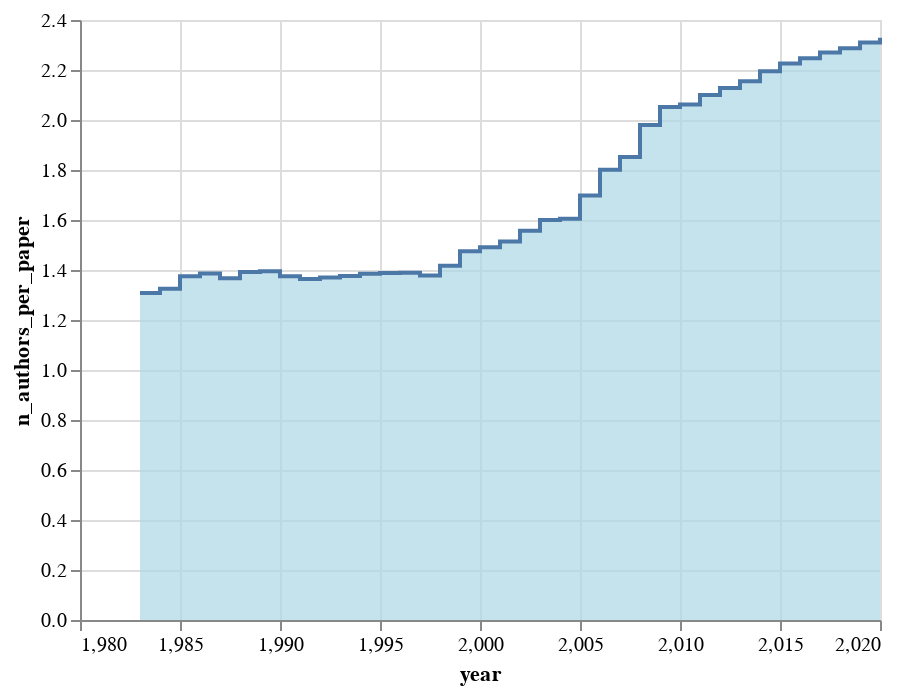

Notebook code for this chart:
### Code cell
alt.Chart(df_summary).mark_area(
    color="lightblue", interpolate="step-after", line=True
).encode(x="year", y="n_authors_per_paper")

### Figure 1 — Vega-Lite specification as saved in the notebook (floating-point values rounded to 4 significant figures)
{"config": {"view": {"continuousWidth": 400, "continuousHeight": 300}}, "data": {"name": "data-56730caf9ccd74c5a1f2789da9445111"}, "mark": {"type": "area", "color": "lightblue", "interpolate": "step-after", "line": true}, "encoding": {"x": {"type": "quantitative", "field": "year"}, "y": {"type": "quantitative", "field": "n_authors_per_paper"}}, "$schema": "https://vega.github.io/schema/vega-lite/v4.8.1.json", "datasets": {"data-56730caf9ccd74c5a1f2789da9445111": [{"year": 1983, "n_authors": 17, "n_papers": 13, "n_authors_per_paper": 1.308, "n_papers_per_author": 1.0, "n_collabs": 4, "n_isolates": 9, "mean_collabs": 0.4706, "largest_component": 0.1176, "deg_assort": null, "avg_clustering": 0.0, "transitivity": 0.0}, {"year": 1984, "n_authors": 52, "n_papers": 40, "n_authors_per_paper": 1.325, "n_papers_per_author": 1.019, "n_collabs": 13, "n_isolates": 26, "mean_collabs": 0.5, "largest_component": 0.03846, "deg_assort": null, "avg_clustering": 0.0, "transitivity": 0.0}, {"year": 1985, "n_authors": 84, "n_papers": 64, "n_authors_per_paper": 1.375, "n_papers_per_author": 1.048, "n_collabs": 24, "n_isolates": 36, "mean_collabs": 0.5714, "largest_component": 0.02381, "deg_assort": null, "avg_clustering": 0.0, "transitivity": 0.0}, {"year": 1986, "n_authors": 117, "n_papers": 88, "n_authors_per_paper": 1.386, "n_papers_per_author": 1.043, "n_collabs": 34, "n_isolates": 49, "mean_collabs": 0.5812, "largest_component": 0.01709, "deg_assort": null, "avg_clustering": 0.0, "transitivity": 0.0}, {"year": 1987, "n_authors": 158, "n_papers": 120, "n_authors_per_paper": 1.367, "n_papers_per_author": 1.038, "n_collabs": 44, "n_isolates": 70, "mean_collabs": 0.557, "largest_component": 0.01266, "deg_assort": null, "avg_clustering": 0.0, "transitivity": 0.0}, {"year": 1988, "n_authors": 199, "n_papers": 153, "n_authors_per_paper": 1.392, "n_papers_per_author": 1.07, "n_collabs": 59, "n_isolates": 83, "mean_collabs": 0.593, "largest_component": 0.01508, "deg_assort": -0.03509, "avg_clustering": 0.0, "transitivity": 0.0}, {"year": 1989, "n_authors": 232, "n_papers": 177, "n_authors_per_paper": 1.395, "n_papers_per_author": 1.065, "n_collabs": 69, "n_isolates": 96, "mean_collabs": 0.5948, "largest_component": 0.01293, "deg_assort": -0.02985, "avg_clustering": 0.0, "transitivity": 0.0}, {"year": 1990, "n_authors": 257, "n_papers": 200, "n_authors_per_paper": 1.375, "n_papers_per_author": 1.07, "n_collabs": 73, "n_isolates": 113, "mean_collabs": 0.5681, "largest_component": 0.01167, "deg_assort": -0.02817, "avg_clustering": 0.0, "transitivity": 0.0}, {"year": 1991, "n_authors": 285, "n_papers": 225, "n_authors_per_paper": 1.364, "n_papers_per_author": 1.077, "n_collabs": 78, "n_isolates": 131, "mean_collabs": 0.5474, "largest_component": 0.01053, "deg_assort": -0.02632, "avg_clustering": 0.0, "transitivity": 0.0}, {"year": 1992, "n_authors": 321, "n_papers": 254, "n_authors_per_paper": 1.37, "n_papers_per_author": 1.084, "n_collabs": 88, "n_isolates": 147, "mean_collabs": 0.5483, "largest_component": 0.009346, "deg_assort": -0.02326, "avg_clustering": 0.0, "transitivity": 0.0}, {"year": 1993, "n_authors": 348, "n_papers": 274, "n_authors_per_paper": 1.376, "n_papers_per_author": 1.083, "n_collabs": 97, "n_isolates": 156, "mean_collabs": 0.5575, "largest_component": 0.008621, "deg_assort": -0.02105, "avg_clustering": 0.0, "transitivity": 0.0}, {"year": 1994, "n_authors": 383, "n_papers": 301, "n_authors_per_paper": 1.385, "n_papers_per_author": 1.089, "n_collabs": 109, "n_isolates": 169, "mean_collabs": 0.5692, "largest_component": 0.007833, "deg_assort": -0.0381, "avg_clustering": 0.0, "transitivity": 0.0}, {"year": 1995, "n_authors": 411, "n_papers": 322, "n_authors_per_paper": 1.388, "n_papers_per_author": 1.088, "n_collabs": 118, "n_isolates": 179, "mean_collabs": 0.5742, "largest_component": 0.007299, "deg_assort": -0.03509, "avg_clustering": 0.0, "transitivity": 0.0}, {"year": 1996, "n_authors": 444, "n_papers": 350, "n_authors_per_paper": 1.389, "n_papers_per_author": 1.095, "n_collabs": 129, "n_isolates": 191, "mean_collabs": 0.5811, "largest_component": 0.009009, "deg_assort": -0.032, "avg_clustering": 0.0, "transitivity": 0.0}, {"year": 1997, "n_authors": 468, "n_papers": 373, "n_authors_per_paper": 1.378, "n_papers_per_author": 1.098, "n_collabs": 133, "n_isolates": 207, "mean_collabs": 0.5684, "largest_component": 0.008547, "deg_assort": -0.03101, "avg_clustering": 0.0, "transitivity": 0.0}, {"year": 1998, "n_authors": 512, "n_papers": 396, "n_authors_per_paper": 1.417, "n_papers_per_author": 1.096, "n_collabs": 179, "n_isolates": 218, "mean_collabs": 0.6992, "largest_component": 0.01172, "deg_assort": 0.9694, "avg_clustering": 0.05273, "transitivity": 0.95}, {"year": 1999, "n_authors": 597, "n_papers": 440, "n_authors_per_paper": 1.475, "n_papers_per_author": 1.087, "n_collabs": 241, "n_isolates": 231, "mean_collabs": 0.8074, "largest_component": 0.01005, "deg_assort": 0.9763, "avg_clustering": 0.1094, "transitivity": 0.9568}, {"year": 2000, "n_authors": 633, "n_papers": 462, "n_authors_per_paper": 1.491, "n_papers_per_author": 1.088, "n_collabs": 265, "n_isolates": 239, "mean_collabs": 0.8373, "largest_component": 0.0158, "deg_assort": 0.883, "avg_clustering": 0.1156, "transitivity": 0.9107}, {"year": 2001, "n_authors": 670, "n_papers": 481, "n_authors_per_paper": 1.514, "n_papers_per_author": 1.087, "n_collabs": 297, "n_isolates": 245, "mean_collabs": 0.8866, "largest_component": 0.01493, "deg_assort": 0.89, "avg_clustering": 0.1406, "transitivity": 0.9257}, {"year": 2002, "n_authors": 731, "n_papers": 510, "n_authors_per_paper": 1.557, "n_papers_per_author": 1.086, "n_collabs": 363, "n_isolates": 255, "mean_collabs": 0.9932, "largest_component": 0.01368, "deg_assort": 0.9214, "avg_clustering": 0.1814, "transitivity": 0.9405}, {"year": 2003, "n_authors": 800, "n_papers": 545, "n_authors_per_paper": 1.6, "n_papers_per_author": 1.09, "n_collabs": 437, "n_isolates": 265, "mean_collabs": 1.093, "largest_component": 0.015, "deg_assort": 0.9197, "avg_clustering": 0.2136, "transitivity": 0.9423}, {"year": 2004, "n_authors": 826, "n_papers": 564, "n_authors_per_paper": 1.605, "n_papers_per_author": 1.096, "n_collabs": 452, "n_isolates": 271, "mean_collabs": 1.094, "largest_component": 0.01453, "deg_assort": 0.878, "avg_clustering": 0.214, "transitivity": 0.9277}, {"year": 2005, "n_authors": 972, "n_papers": 626, "n_authors_per_paper": 1.698, "n_papers_per_author": 1.094, "n_collabs": 644, "n_isolates": 290, "mean_collabs": 1.325, "largest_component": 0.01235, "deg_assort": 0.9331, "avg_clustering": 0.2872, "transitivity": 0.9576}, {"year": 2006, "n_authors": 1168, "n_papers": 704, "n_authors_per_paper": 1.801, "n_papers_per_author": 1.086, "n_collabs": 965, "n_isolates": 312, "mean_collabs": 1.652, "largest_component": 0.01284, "deg_assort": 0.9397, "avg_clustering": 0.341, "transitivity": 0.9666}, {"year": 2007, "n_authors": 1417, "n_papers": 832, "n_authors_per_paper": 1.852, "n_papers_per_author": 1.088, "n_collabs": 1243, "n_isolates": 363, "mean_collabs": 1.754, "largest_component": 0.01059, "deg_assort": 0.9367, "avg_clustering": 0.3771, "transitivity": 0.9602}, {"year": 2008, "n_authors": 2067, "n_papers": 1132, "n_authors_per_paper": 1.98, "n_papers_per_author": 1.084, "n_collabs": 2152, "n_isolates": 470, "mean_collabs": 2.082, "largest_component": 0.009192, "deg_assort": 0.9363, "avg_clustering": 0.4432, "transitivity": 0.9607}, {"year": 2009, "n_authors": 2958, "n_papers": 1565, "n_authors_per_paper": 2.052, "n_papers_per_author": 1.086, "n_collabs": 3229, "n_isolates": 618, "mean_collabs": 2.183, "largest_component": 0.01014, "deg_assort": 0.8963, "avg_clustering": 0.479, "transitivity": 0.9478}, {"year": 2010, "n_authors": 3885, "n_papers": 2074, "n_authors_per_paper": 2.062, "n_papers_per_author": 1.101, "n_collabs": 4218, "n_isolates": 793, "mean_collabs": 2.171, "largest_component": 0.007722, "deg_assort": 0.8636, "avg_clustering": 0.4879, "transitivity": 0.9349}, {"year": 2011, "n_authors": 4706, "n_papers": 2498, "n_authors_per_paper": 2.1, "n_papers_per_author": 1.115, "n_collabs": 5332, "n_isolates": 916, "mean_collabs": 2.266, "largest_component": 0.009137, "deg_assort": 0.8698, "avg_clustering": 0.5087, "transitivity": 0.9258}, {"year": 2012, "n_authors": 5816, "n_papers": 3076, "n_authors_per_paper": 2.128, "n_papers_per_author": 1.126, "n_collabs": 6685, "n_isolates": 1091, "mean_collabs": 2.299, "largest_component": 0.008081, "deg_assort": 0.8392, "avg_clustering": 0.5188, "transitivity": 0.9099}, {"year": 2013, "n_authors": 6436, "n_papers": 3388, "n_authors_per_paper": 2.155, "n_papers_per_author": 1.134, "n_collabs": 7502, "n_isolates": 1169, "mean_collabs": 2.331, "largest_component": 0.007769, "deg_assort": 0.8025, "avg_clustering": 0.5274, "transitivity": 0.8971}, {"year": 2014, "n_authors": 7777, "n_papers": 4057, "n_authors_per_paper": 2.195, "n_papers_per_author": 1.145, "n_collabs": 9305, "n_isolates": 1335, "mean_collabs": 2.393, "largest_component": 0.006429, "deg_assort": 0.7609, "avg_clustering": 0.5383, "transitivity": 0.8813}, {"year": 2015, "n_authors": 9037, "n_papers": 4683, "n_authors_per_paper": 2.226, "n_papers_per_author": 1.153, "n_collabs": 10937, "n_isolates": 1484, "mean_collabs": 2.42, "largest_component": 0.006639, "deg_assort": 0.7263, "avg_clustering": 0.5523, "transitivity": 0.8723}, {"year": 2016, "n_authors": 9851, "n_papers": 5078, "n_authors_per_paper": 2.247, "n_papers_per_author": 1.158, "n_collabs": 11968, "n_isolates": 1571, "mean_collabs": 2.43, "largest_component": 0.008426, "deg_assort": 0.6907, "avg_clustering": 0.5588, "transitivity": 0.8573}, {"year": 2017, "n_authors": 10630, "n_papers": 5458, "n_authors_per_paper": 2.27, "n_papers_per_author": 1.165, "n_collabs": 13226, "n_isolates": 1660, "mean_collabs": 2.488, "largest_component": 0.007902, "deg_assort": 0.6715, "avg_clustering": 0.563, "transitivity": 0.8471}, {"year": 2018, "n_authors": 11310, "n_papers": 5792, "n_authors_per_paper": 2.287, "n_papers_per_author": 1.171, "n_collabs": 14238, "n_isolates": 1725, "mean_collabs": 2.518, "largest_component": 0.009461, "deg_assort": 0.622, "avg_clustering": 0.5692, "transitivity": 0.8337}, {"year": 2019, "n_authors": 12043, "n_papers": 6144, "n_authors_per_paper": 2.31, "n_papers_per_author": 1.179, "n_collabs": 15364, "n_isolates": 1771, "mean_collabs": 2.552, "largest_component": 0.01304, "deg_assort": 0.5591, "avg_clustering": 0.5737, "transitivity": 0.8184}, {"year": 2020, "n_authors": 12746, "n_papers": 6466, "n_authors_per_paper": 2.329, "n_papers_per_author": 1.182, "n_collabs": 16673, "n_isolates": 1833, "mean_collabs": 2.616, "largest_component": 0.01828, "deg_assort": 0.5887, "avg_clustering": 0.5795, "transitivity": 0.825}]}}
